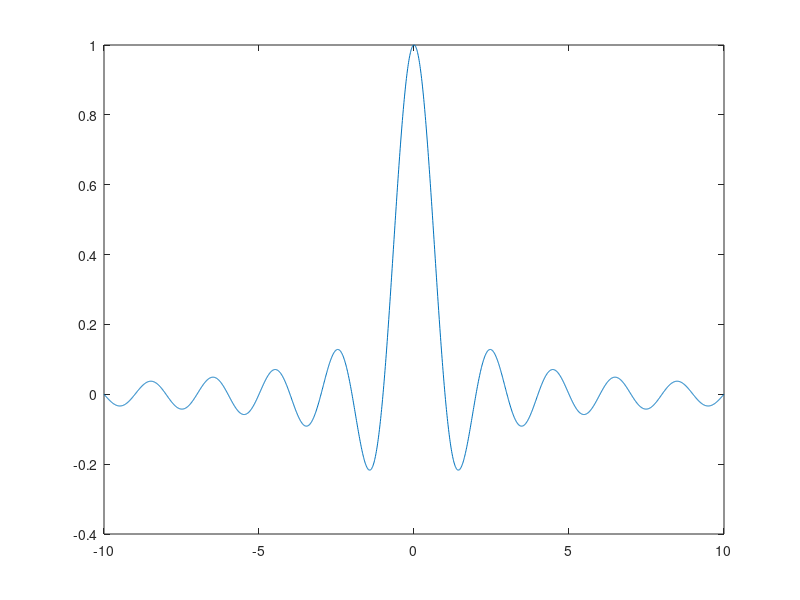

This figure's MATLAB source: (Note: this script raises an error after producing the figure.)
%% Autor: eu
% projeto 1 ....

%% Projeto 1.1
% mostrar um seno de x --> $sin(x)$
x = linspace(-10,10,2000); % variavel x de 2000 pontos
y = sin(x); % sin(x)
plot(x, y)  % graficar o seno

%% mostrar um sinc de x
x = linspace(-10,10,2000); % variavel x de 2000 pontos
y = sinc(x); % sinc(x)
plot(x, y)  % graficar o sinc

%% mostrar um degrau unitario de x
x = linspace(-10,10,2000); % variavel x de 2000 pontos
y = heaviside(x); % degrau unitario(x)
plot(x, y, '-ro')  % graficar o degrau unitario

%% mostrar um pulso exponencial de x
x = linspace(-10,10,2000); % variavel x de 2000 pontos
y = exp(x); % pulso exponencial(x)
plot(x, y)  % graficar o degrau unitario

%% Projeto 1.2

%% mostrar um degrau unitario de x e dilatar e deslocar
x = linspace(-10,10,2000); % variavel x de 2000 pontos
d=2
x0=1.5
y    = sin(x); % degrau unitario(x)
ydil = sin(d*x);
ydes = sin(x-x0);

plot(x, y, '-b')  % graficar o degrau unitario original
hold on
plot(x, ydil, '.r')  % graficar o degrau unitario dil
plot(x, ydes, '-k')  % graficar o degrau unitario  des



